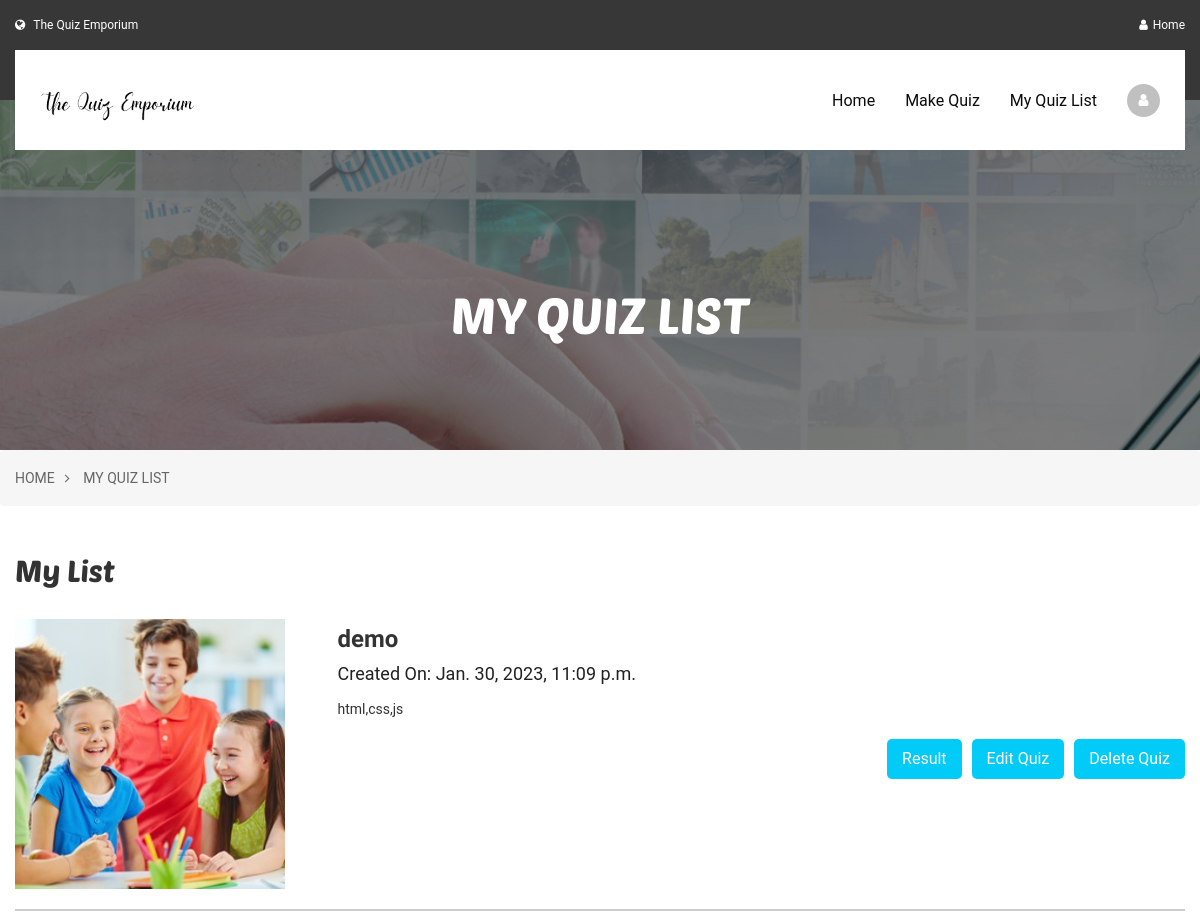
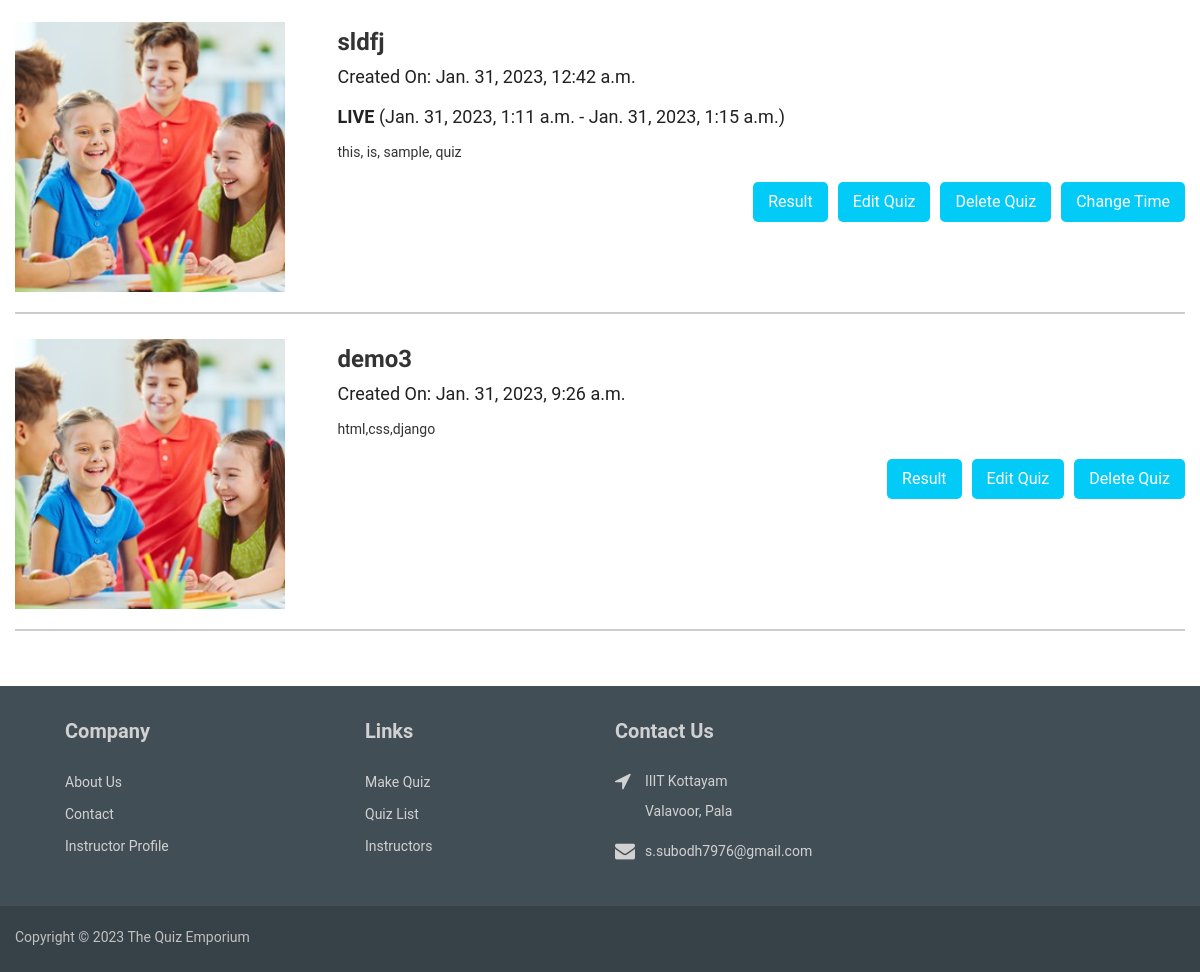
The page /instructor/quiz-list (signed in) on the database its author committed (2 pictures, top to bottom).
### instructor/models.py (models this page shows, shortened)
class QuizPost(models.Model):
    id = models.UUIDField(primary_key=True, default=uuid.uuid4)
    user = models.CharField(max_length=100)
    number = models.IntegerField()
    time_allot = models.IntegerField()
    tags = models.CharField(max_length=150)
    created_at = models.DateTimeField(default=datetime.now)
    title = models.TextField(max_length=100)
    total_marks = models.IntegerField(default=100)
    attempt_count = models.IntegerField(default=0)
    difficulty = models.TextField(default='easy')
    live = models.BooleanField(default=False)
    description = models.TextField(default=None)

class LiveTime(models.Model):
    id = models.CharField(primary_key=True, max_length=100)
    start_time = models.DateTimeField(default=None)
    close_time = models.DateTimeField(default=None)

### instructor/views.py (the view)
# urls.py: path('quiz-list', views.quiz_list, name='quiz-list'),
@user_passes_test(instructor_check, login_url='/instructor/signin')
def quiz_list(response):
    user = response.user.username
    quiz_ls = QuizPost.objects.filter(user=user).all()
    ls = []
    for quiz in quiz_ls:
        if LiveTime.objects.filter(id=quiz.id).exists():
            ls.append(LiveTime.objects.get(id=quiz.id))
        else:
            ls.append('')
    return render(response, 'instructor/quiz-list.html', {'quiz_ls': zip(quiz_ls, ls)})

### instructor/views.py (called while the page is built)
def instructor_check(user):
    if user.id:
        if InstructorProfile.objects.filter(user=user).exists():
            return True
        else:
            return False
    return False

### instructor/templates/instructor/quiz-list.html (shortened to what this page needs)
{% extends 'instructor/base.html' %}
{% load static %}
{% block content %}
<section class="banner inner-page">
        	<div class="banner-img"><img src="{% static 'images/banner/courses-banner.jpg' %}" alt=""></div>
            <div class="page-title">
	            <div class="container">
                    <h1>My Quiz List</h1>
                </div>
            </div>
        </section>
        <section class="breadcrumb">
        	<div class="container">
            	<ul>
                	<li><a href="/instructor">Home</a></li>
                    <li><a href="/instructor/quiz-list">My Quiz List</a></li>
                </ul>
            </div>
        </section>
        <div class="user-dashboard">
        	<div class="container">
            	<div class="section-title">
                	<h2>My List</h2>
                </div>
                <div class="archived-course">
                  {% for quiz, i in quiz_ls %}
                	<div class="course-list">
                    	<div class="img">
                        	<img src="{% static 'images/courses/courses-img4.jpg' %}" alt="">
                        </div>
                        <div class="info">
                        	<div class="name">{{ quiz.title }}</div>
                            <div class="date">Created On: {{ quiz.created_at }} </div>
                            {% if quiz.live %}
                            <div class="date"><b>LIVE</b> ({{ i.start_time }} - {{ i.close_time }})</div>
                            {% endif %}
                            <p>{{ quiz.tags }}</p>
                            <div class="btn-block">
                                {% if quiz.live %}
                                    <button class="btn" onclick="showDiv('hidden_div-{{ forloop.counter }}', this)" value="change">Change Time</button>
                                {% endif %}
                                <a href="/instructor/delete-quiz?quiz_id={{ quiz.id }}" class="btn">Delete Quiz</a>
                                <a href="/instructor/my-quiz?quiz_id={{ quiz.id }}" class="btn">Edit Quiz</a>
                                <a href="/instructor/quiz-result?quiz_id={{ quiz.id }}" class="btn">Result</a>
                            </div>
                        </div>
                    </div>
                   {% endfor %}
                </div>
            </div>
        </div>
{% endblock %}

### instructor/templates/instructor/base.html (shortened to what this page needs)
{% load static %}
<!DOCTYPE html>
<html lang="en">
<head>
    <link href="{% static 'css/bootstrap.css' %}" rel="stylesheet">
    <link href="{% static 'css/owl.carousel.css' %}" rel="stylesheet">
    <link href="{% static 'css/font-awesome.css' %}" rel="stylesheet">
    <link href="{% static 'css/docs.css' %}" rel="stylesheet">
</head>
<body>
    <div class="wapper">
        <div class="quck-nav">
        	<div class="container">
                <div class="contact-no"><a href="#"><i class="fa fa-globe"></i>The Quiz Emporium</a></div>
                <div class="quck-right">
                    <div class="right-link"><a href="/"><i class="fa  fa-user"></i>Home</a></div>
                </div>
            </div>
        </div>
        <header id="header">
        	<div class="container">
                <nav id="nav-main">
                    <div class="navbar navbar-inverse">
                        <div class="navbar-header">
                            <a href="/instructor" class="navbar-brand"><img src="{% static 'images/kt-b.png' %}" alt=""></a>
                        </div>
                        <div class="cart-box">
                        	<a href="/instructor/my-profile"><i class="fa fa-user"></i></a>
                        </div>
                        <div class="navbar-collapse collapse">
                            <ul class="nav navbar-nav">
                                <li class="sub-menu">
                                	<a href="/instructor">Home </a>
                                </li>
                                <li class="mega-menu sub-menu">
                                	<a href="/instructor/make-quiz">Make Quiz</a>
                                </li>
                                <li class="sub-menu mega-menu">
                                	<a href="/instructor/quiz-list">My Quiz List</a>
                                </li>
                            </ul>
                        </div>
                    </div>
                </nav>
            </div>
        </header>
        {% block content %}
        {% endblock %}
                <footer id="footer">
        	<div class="footer-top">
            	<div class="container">
                	<div class="row">
                        <div class="col-sm-6">
                        	<div class="row">
                            	<div class="col-md-offset-1 col-sm-6 col-md-5 col-xs-6">
                                	<h5>Company</h5>
                                    <ul class="footer-link">
                                        <li><a href="/">About Us</a></li>
                                        <li><a href="/">Contact</a></li>
                                        <li><a href="/instructor/my-profile">Instructor Profile</a></li>
                                    </ul>
                                </div>
                                <div class="col-md-offset-1 col-sm-6 col-md-5 col-xs-6">
                                	<h5>Links</h5>
                                    <ul class="footer-link">
                                    	<li><a href="/instructor/make-quiz">Make Quiz</a></li>
                                        <li><a href="/instructor/quiz-list">Quiz List</a></li>
                                        <li><a href="/instructor">Instructors</a></li>
                                    </ul>
                                </div>
                            </div>
                        </div>
                        <div class="col-sm-6 col-md-3">
                        	<h5>Contact Us</h5>
                            <div class="contact-view">
                            	<div class="contact-slide">
                                	<p><i class="fa fa-location-arrow"></i>IIIT Kottayam  <br>Valavoor, Pala</p>
                                </div>
                                <div class="contact-slide">
                                	<p><i class="fa fa-envelope"></i><a href="mailTo:s.subodh7976@gmail.com">s.subodh7976@gmail.com</a></p>
                                </div>
                            </div>
                        </div>
                    </div>
                </div>
            </div>
        	<div class="container">
            	<div class="row">
                	<div class="col-sm-8">
            			<div class="copy-right">
                        	<p>Copyright © <span class="year">2016</span> The Quiz Emporium</p>
                        </div>
                    </div>
                </div>
            </div>
        </footer>
    </div>
</body>
</html>

### rows shown on the page
QuizPost: title "demo", created_at "Jan. 30, 2023, 11:09 p.m.", tags "html,css,js"
QuizPost: title "sldfj", created_at "Jan. 31, 2023, 12:42 a.m.", start_time "Jan. 31, 2023, 1:11 a.m.", close_time "Jan. 31, 2023, 1:15 a.m.", tags "this, is, sample, quiz"
QuizPost: title "demo3", created_at "Jan. 31, 2023, 9:26 a.m.", tags "html,css,django"
